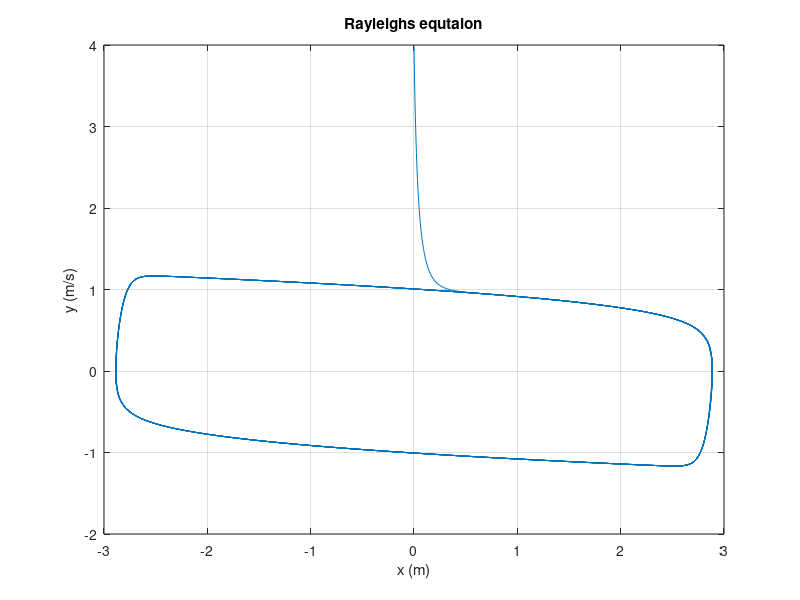
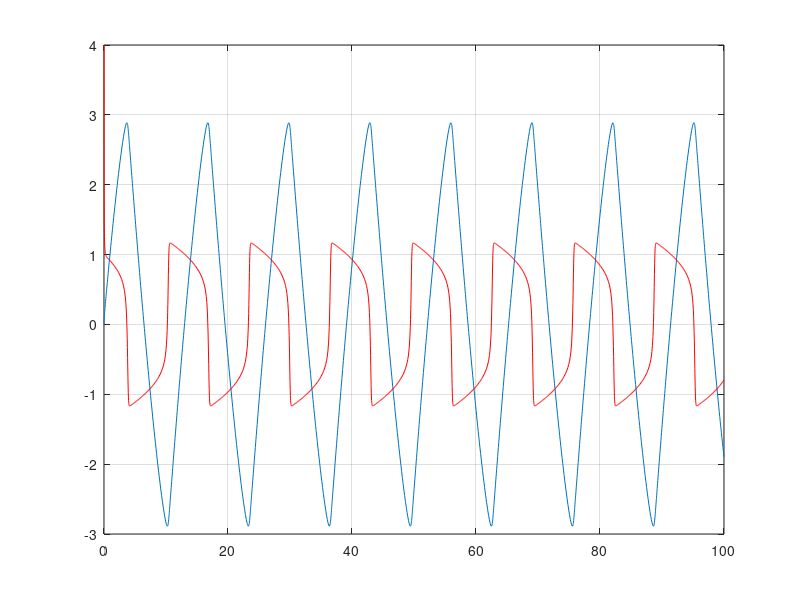

Source code (MATLAB) for these figures, in order:
%Rayleigh's equation
%ingetraion and plot
%parmaters
%z(1)=x, z(2)=y
gke=6; %change to value
%eqatuions
f=@(t,z)[z(2);-z(1)+gke*z(2)*(1-z(2)^2)];
%time span and initial conditions
tspan=[0 100];
z0=[0;4]; %z(1),z(2) initial condtions, change to value
%integration
[t,z]=ode45(f,tspan,z0);
%plot
figure(1); %change to figure
plot(z(:,1),z(:,2)); %x=x, y=y
grid on;
xlabel('x (m)');
ylabel('y (m/s)');
title('Rayleighs equtaion');
figure(2)
plot(t,z(:,1))
grid on
hold on
plot(t,z(:,2),'r')
hold off
